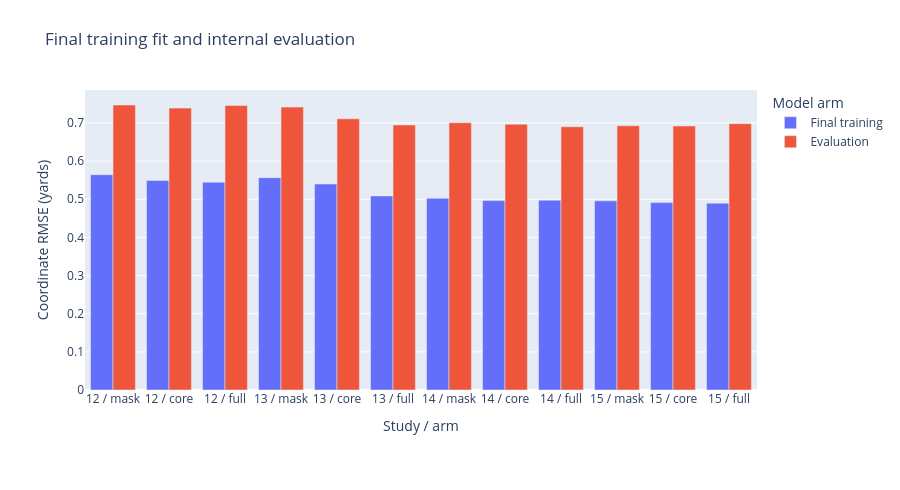

The notebook cell this image was saved under:
### Markdown cell above
## 3. Final training fit versus evaluation

Final training error is not validation performance. The gap is descriptive and does not identify a single cause.

### Code cell
fig=go.Figure()
for scope in ('training_metrics','metrics'):
    x,y=[],[]
    for s in recent:
        for arm in ('mask','core','full'):
            m=s.get(scope,{}).get(arm)
            if isinstance(m,dict) and 'rmse' in m:x.append(str(s['round'])+' / '+arm);y.append(m['rmse'])
    fig.add_bar(x=x,y=y,name='Final training' if scope=='training_metrics' else 'Evaluation')
show(style(fig,'Final training fit and internal evaluation','Study / arm','Coordinate RMSE (yards)'))

### Figure 1 — Plotly figure (JSON) as saved in the notebook; plotly's stock layout.template omitted (floating-point values rounded to 4 significant figures)
{"data": [{"name": "Final training", "x": ["12 / mask", "12 / core", "12 / full", "13 / mask", "13 / core", "13 / full", "14 / mask", "14 / core", "14 / full", "15 / mask", "15 / core", "15 / full"], "y": [0.5644, 0.5491, 0.5448, 0.5567, 0.54, 0.5087, 0.5024, 0.4965, 0.4976, 0.4959, 0.4912, 0.4898], "type": "bar"}, {"name": "Evaluation", "x": ["12 / mask", "12 / core", "12 / full", "13 / mask", "13 / core", "13 / full", "14 / mask", "14 / core", "14 / full", "15 / mask", "15 / core", "15 / full"], "y": [0.7472, 0.739, 0.7457, 0.7416, 0.7109, 0.6947, 0.7005, 0.6967, 0.6902, 0.6927, 0.6921, 0.6982], "type": "bar"}], "layout": {"margin": {"l": 85, "r": 35, "t": 90, "b": 100}, "legend": {"title": {"text": "Model arm"}}, "title": {"text": "Final training fit and internal evaluation"}, "xaxis": {"title": {"text": "Study / arm"}}, "yaxis": {"title": {"text": "Coordinate RMSE (yards)"}}, "height": 490}}
